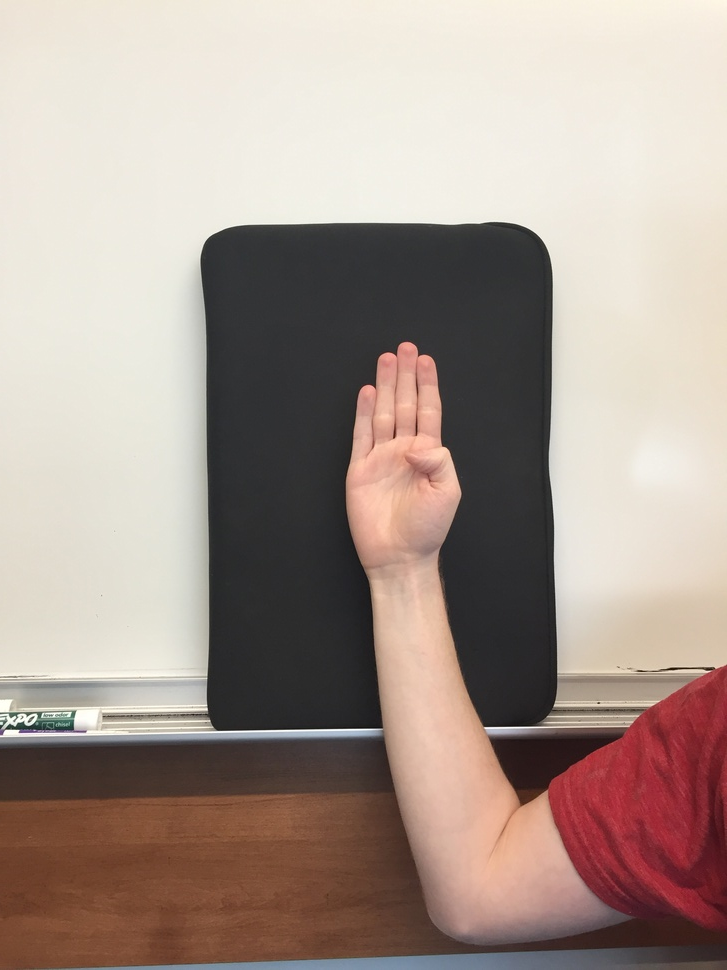
#> input picture alphabet/IMG_2522.JPG, 727 x 970 px, shrunk from 2448 x 3264 before the run, given in place of the camera
$ python groupscratch.py   (older library calls are emulated)
#> lines starting #> are read from the running program, lines starting #| are printed output that depends on the picture
### imageProcesses.py
#ASL Translation project
#Kaylee Hertzog, John Miller, James Call, Bretton Steiner
#imports
import numpy as np
import cv2 #openCV

#This function will write the translated letters to the screen.
def draw_text(image, txt, pos):
    font_face = cv2.FONT_HERSHEY_SIMPLEX
    scale = 1.2
    color = (0, 0, 255)
    #thickness = cv2.FILLED

    #txt_size = cv2.getTextSize(txt, font_face, scale, thickness)
    image = cv2.putText(image, txt, pos, font_face, scale, color, 1, cv2.LINE_AA)
    return image

#this function will create an image of blurred edges
# [394 lines left out: functions sobel_gradient_edge, automatic_brightness_and_contrast, compute_harris_corner, compare_images, find_match, initialize_comparison_library_sobel and 2 more, not called in this run]


"""
  mirrorImage = cv2.flip(image, 1)

    bestMatch = 0
    temp1 = 0
    temp2 = 0
    letterGuess = ""
    for testLetter in alphabetList:
        temp1 = compare_images(testLetter[0],image,distanceThreshold)
        temp2 = compare_images(testLetter[0],mirrorImage,distanceThreshold)
        if(temp1 > temp2):
            if(bestMatch < temp1):
                bestMatch = temp1
                letterGuess = testLetter[1]
        else:
            if(bestMatch < temp2):
                bestMatch = temp2
                letterGuess = testLetter[1]
        #test = str(bestMatch) + ", " + letterGuess
        #print(test)
    if(bestMatch > 0.10):
        return letterGuess
    else:
        return ""
        """

### groupscratch.py
#ASL Translation project
#Kaylee Hertzog, John Miller, James Call, Bretton Steiner

#imports
import pyttsx3
import numpy as np
import cv2 #openCV
import imageProcesses

#initialize Text to speach
engine = pyttsx3.init()
engine.setProperty('rate', 165)#normal human speach is about 150 wpm

# [12 lines left out: functions tts_test, gaussian_kernel, not called in this run]
    #alternatively just use src = cv.GaussianBlur(src, (5, 5), 0)
    #gray = cv.cvtColor(src, cv.COLOR_BGR2GRAY)

def sobel_gradient_edge(gray):
    # [8 lines of commented-out code are left out]
    scale = 1
    delta = 0
    ddepth = cv2.CV_16S
    grad_x = cv2.Sobel(gray, ddepth, 1, 0, ksize=3, scale=scale, delta=delta, borderType=cv2.BORDER_DEFAULT)
    # Gradient-Y
    # grad_y = cv.Scharr(gray,ddepth,0,1)
    grad_y = cv2.Sobel(gray, ddepth, 0, 1, ksize=3, scale=scale, delta=delta, borderType=cv2.BORDER_DEFAULT)

    abs_grad_x = cv2.convertScaleAbs(grad_x)
    abs_grad_y = cv2.convertScaleAbs(grad_y)
    grad = cv2.addWeighted(abs_grad_x, 0.5, abs_grad_y, 0.5, 0)
    return grad


#funciton from https://stackoverflow.com/questions/56905592/automatic-contrast-and-brightness-adjustment-of-a-color-photo-of-a-sheet-of-pape
# [43 lines left out: function automatic_brightness_and_contrast, not called in this run]

def run_camera_test():
    """ Live capture your laptop camera """
    cap = cv2.VideoCapture(0)  # Notice the '0' instead of a filename
    speachString = "HI "
    while(True):
        # Capture frame-by-frame
        ret, frame = cap.read()

        # [6 lines of commented-out code are left out]

        if cv2.waitKey(1) & 0xFF == ord('a'):
            speachString += "a"

        frame = imageProcesses.draw_text(frame, speachString, (10,40))

        # Display the resulting frame
        frame = cv2.GaussianBlur(frame, (5,5), 0)
        frame = cv2.cvtColor(frame, cv2.COLOR_BGR2GRAY)
        frame = sobel_gradient_edge(frame)
        cv2.imshow('frame', frame)
        # Wait for 'q' to quit the program
        if cv2.waitKey(1) & 0xFF == ord('q'):
            break
    # When everything done, release the capture
    cap.release()
    cv2.destroyAllWindows()

def speak(talkToMe):
    engine.say(talkToMe)
    engine.runAndWait()


def main():
    # tts_test()
    run_camera_test()
#> in run_camera_test, frame is the input picture: shape (970, 727, 3); mean B, G, R 142.5, 151.3, 167.3
#> (key q is pressed here)
#> in run_camera_test, `frame = cv2.cvtColor(frame, cv2.COLOR_BGR2GRAY)`:
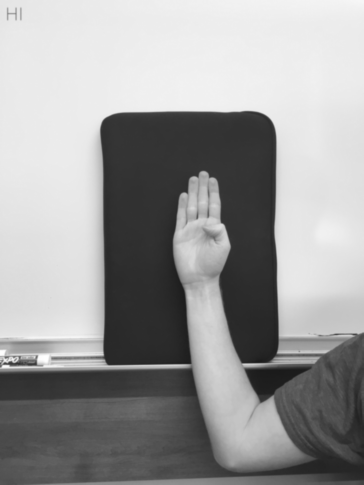
#> frame: shape (970, 727) (shown at 1/2 size); min 25, max 254, mean 155
#> in sobel_gradient_edge, `grad_x = cv2.Sobel(gray, ddepth, 1, 0, ksize=3, scale=scale, delta=del..`:
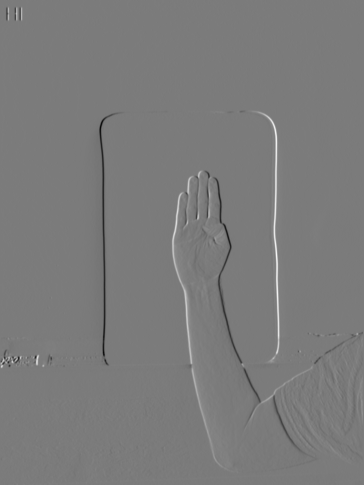
#> grad_x: shape (970, 727) int16 (shown at 1/2 size); min -429, max 457, mean -0.2; drawn with min black and max white
#> in sobel_gradient_edge, `grad_y = cv2.Sobel(gray, ddepth, 0, 1, ksize=3, scale=scale, delta=del..`:
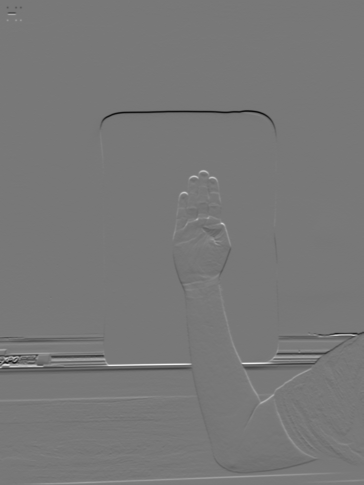
#> grad_y: shape (970, 727) int16 (shown at 1/2 size); min -470, max 526, mean -1; drawn with min black and max white
#> in sobel_gradient_edge, `abs_grad_x = cv2.convertScaleAbs(grad_x)`:
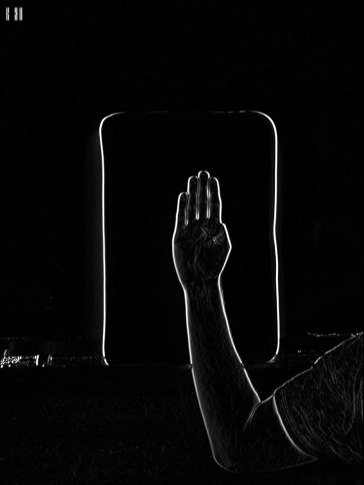
#> abs_grad_x: shape (970, 727) (shown at 1/2 size); min 0, max 255, mean 6.4
#> in sobel_gradient_edge, `abs_grad_y = cv2.convertScaleAbs(grad_y)`:
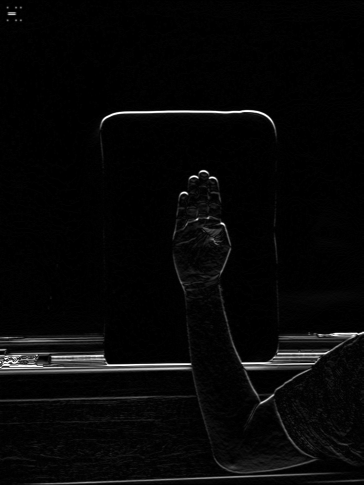
#> abs_grad_y: shape (970, 727) (shown at 1/2 size); min 0, max 255, mean 7.3
#> in sobel_gradient_edge, `grad = cv2.addWeighted(abs_grad_x, 0.5, abs_grad_y, 0.5, 0)`:
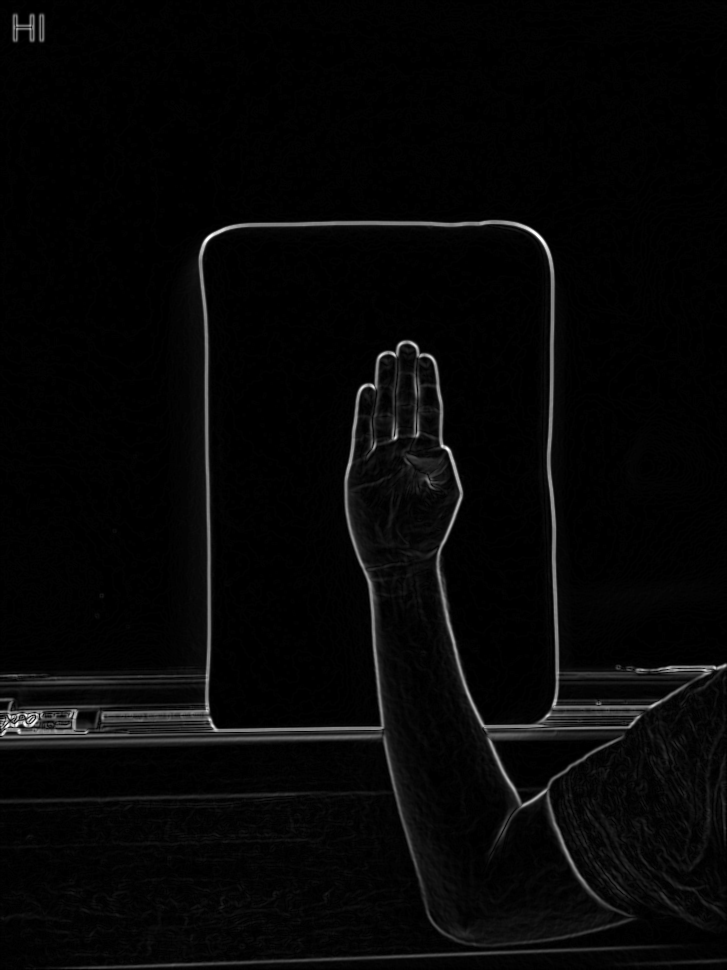
#> grad: shape (970, 727); min 0, max 255, mean 6.8
#> (key q is pressed here)

    # [31 lines of commented-out code are left out]


if __name__ == "__main__":
    # execute only if run as a script
    main()

$ run again, on alphabet/IMG_2523.JPG
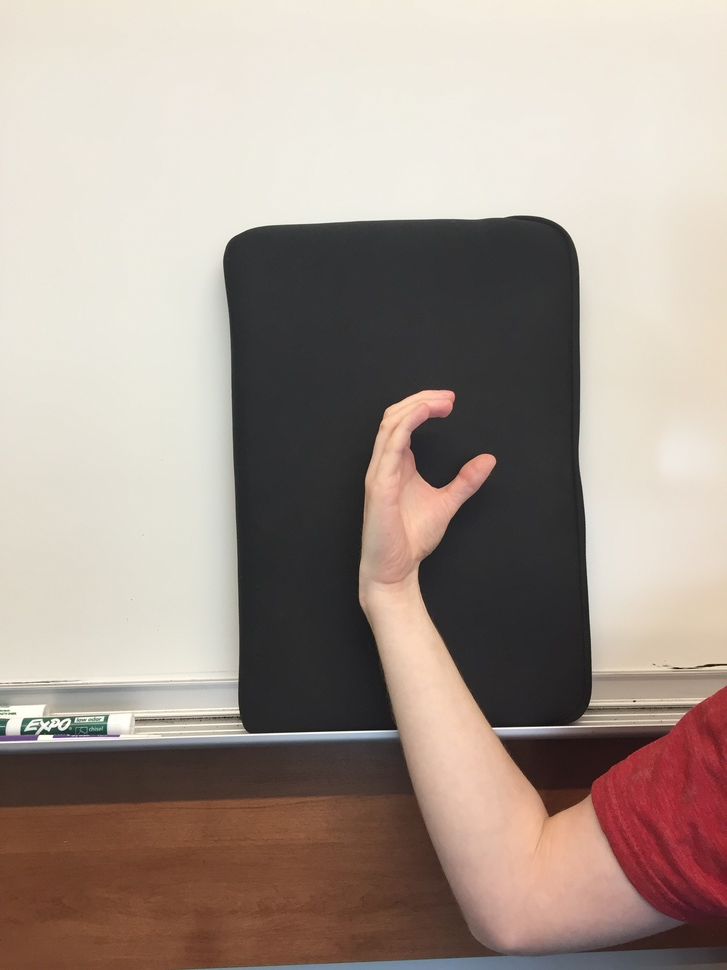
#> input picture alphabet/IMG_2523.JPG, 727 x 970 px, shrunk from 2448 x 3264 before the run, given in place of the camera
#> in run_camera_test, frame is the input picture: shape (970, 727, 3); mean B, G, R 140.5, 149.7, 164
#> in sobel_gradient_edge, `grad_y = cv2.Sobel(gray, ddepth, 0, 1, ksize=3, scale=scale, delta=del..`:
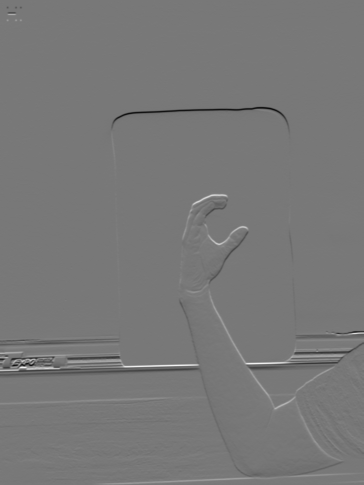
#> grad_y: shape (970, 727) int16 (shown at 1/2 size); min -462, max 516, mean -1.1; drawn with min black and max white
#> in sobel_gradient_edge, `grad = cv2.addWeighted(abs_grad_x, 0.5, abs_grad_y, 0.5, 0)`:
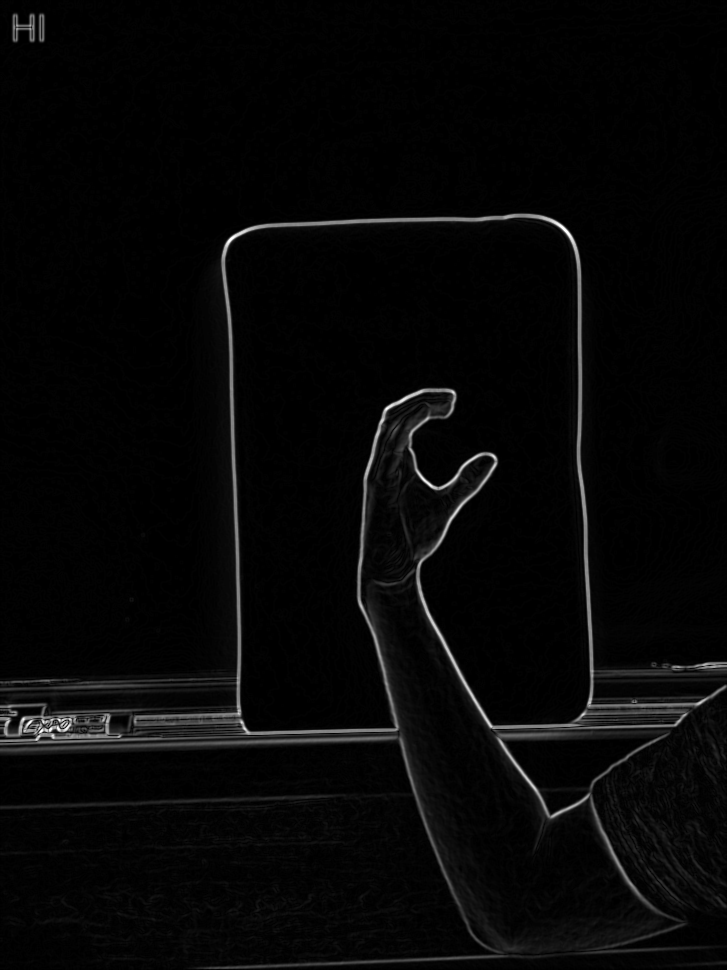
#> grad: shape (970, 727); min 0, max 255, mean 6.8

$ run again, on alphabet/IMG_2525.JPG
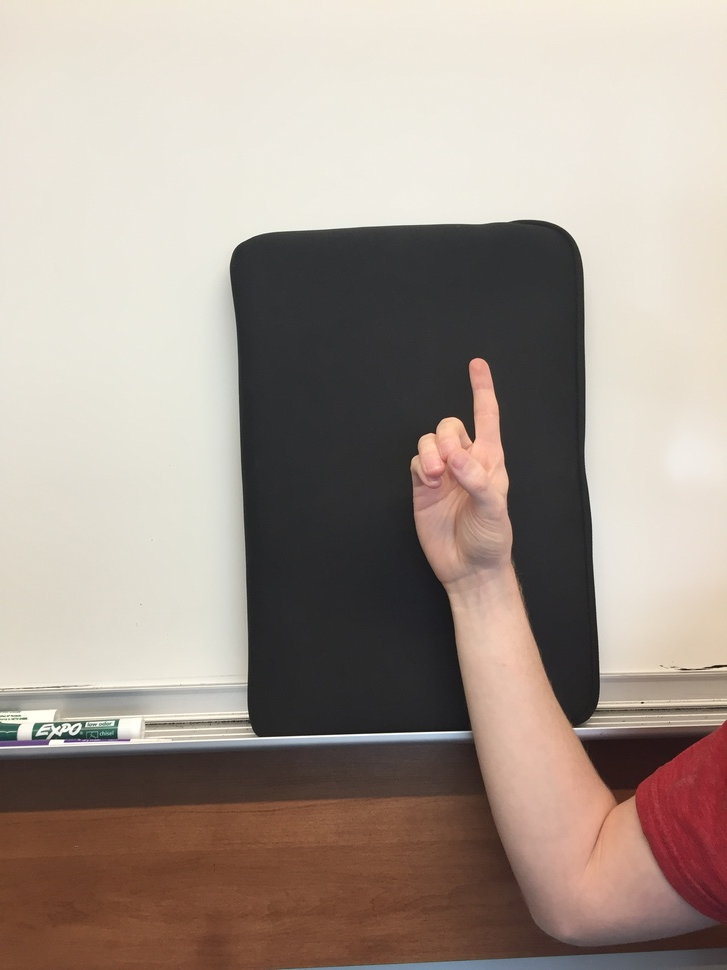
#> input picture alphabet/IMG_2525.JPG, 727 x 970 px, shrunk from 2448 x 3264 before the run, given in place of the camera
#> in run_camera_test, frame is the input picture: shape (970, 727, 3); mean B, G, R 140.5, 149.9, 163.3
#> in sobel_gradient_edge, `grad_y = cv2.Sobel(gray, ddepth, 0, 1, ksize=3, scale=scale, delta=del..`:
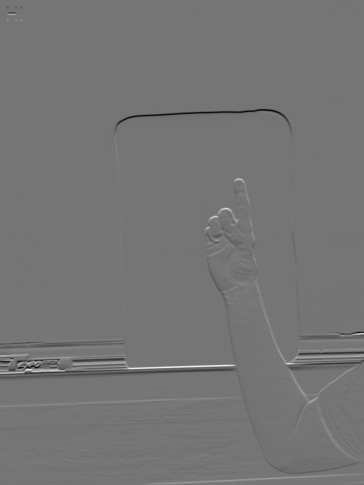
#> grad_y: shape (970, 727) int16 (shown at 1/2 size); min -456, max 536, mean -1.1; drawn with min black and max white
#> in sobel_gradient_edge, `grad = cv2.addWeighted(abs_grad_x, 0.5, abs_grad_y, 0.5, 0)`:
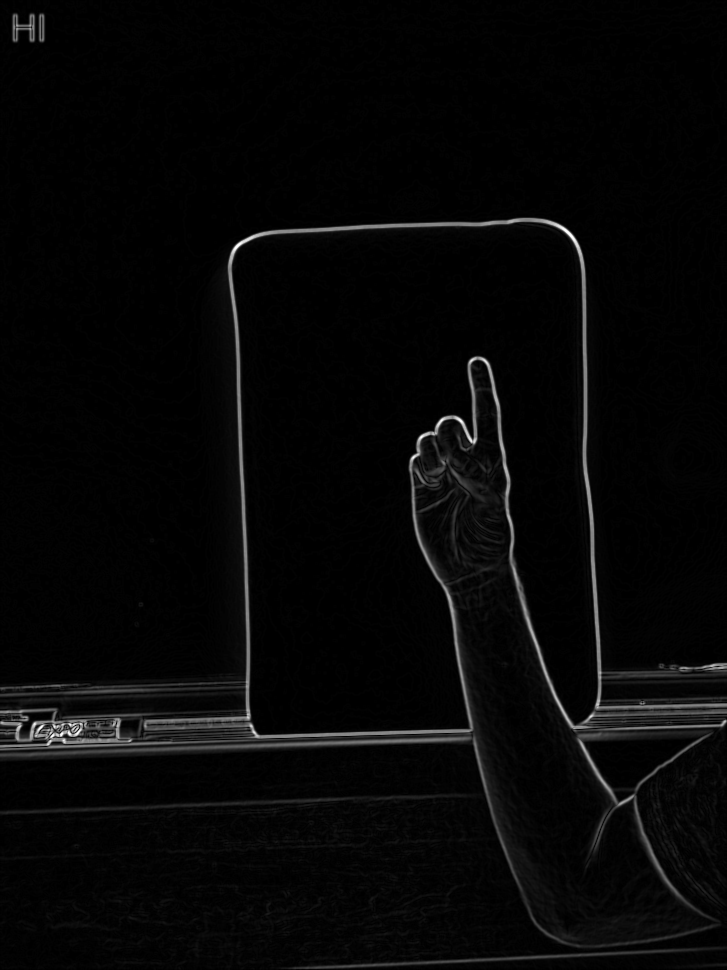
#> grad: shape (970, 727); min 0, max 255, mean 6.6
